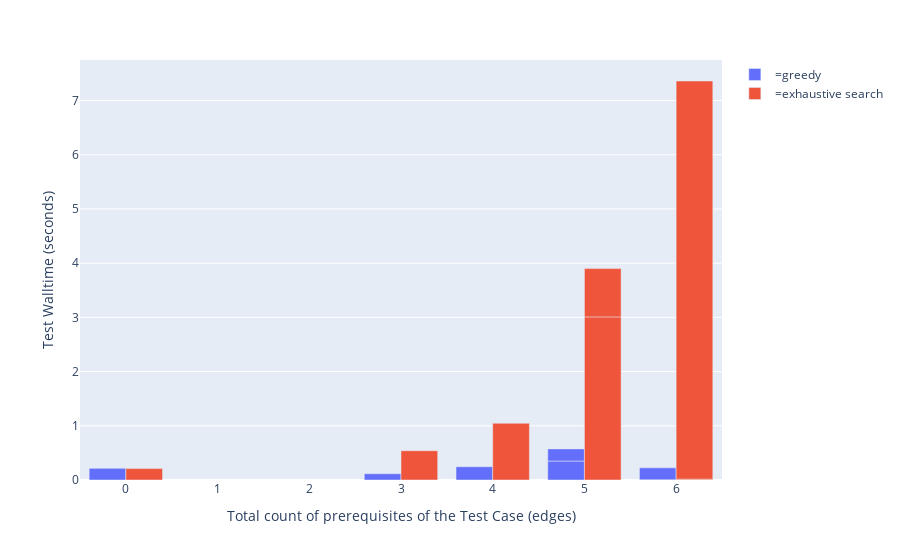

The notebook cell saved with this chart:
### Code cell
fig = px.bar(df, x="edges", y="time",
             color='algorithm', barmode='group', 
             labels={
                     "time": "Test Walltime (seconds)",
                     "edges": "Total count of prerequisites of the Test Case (edges)",
                     "algorithm": ""
                 })
fig.show()

### Figure 1 — Plotly figure (JSON) as saved in the notebook; plotly's stock layout.template omitted (floating-point values rounded to 4 significant figures)
{"data": [{"alignmentgroup": "True", "hoverlabel": {"namelength": 0}, "hovertemplate": "=greedy<br>Total count of prerequisites of the Test Case (edges)=%{x}<br>Test Walltime (seconds)=%{y}", "legendgroup": "=greedy", "marker": {"color": "#636efa"}, "name": "=greedy", "offsetgroup": "=greedy", "orientation": "v", "showlegend": true, "textposition": "auto", "type": "bar", "x": [0, 6, 5, 4, 6, 5, 3], "xaxis": "x", "y": [0.215, 0.004558, 0.3497, 0.2444, 0.22, 0.2242, 0.1149], "yaxis": "y"}, {"alignmentgroup": "True", "hoverlabel": {"namelength": 0}, "hovertemplate": "=exhaustive search<br>Total count of prerequisites of the Test Case (edges)=%{x}<br>Test Walltime (seconds)=%{y}", "legendgroup": "=exhaustive search", "marker": {"color": "#EF553B"}, "name": "=exhaustive search", "offsetgroup": "=exhaustive search", "orientation": "v", "showlegend": true, "textposition": "auto", "type": "bar", "x": [0, 6, 5, 4, 6, 5, 3], "xaxis": "x", "y": [0.2103, 0.01539, 3.009, 1.047, 7.345, 0.891, 0.5397], "yaxis": "y"}], "layout": {"barmode": "group", "legend": {"tracegroupgap": 0}, "margin": {"t": 60}, "xaxis": {"anchor": "y", "domain": [0, 1], "title": {"text": "Total count of prerequisites of the Test Case (edges)"}}, "yaxis": {"anchor": "x", "domain": [0, 1], "title": {"text": "Test Walltime (seconds)"}}}}
